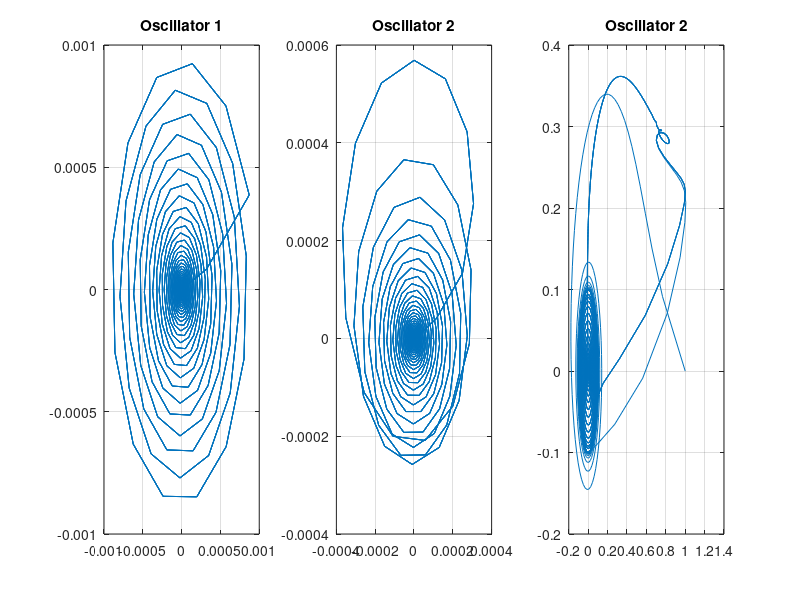
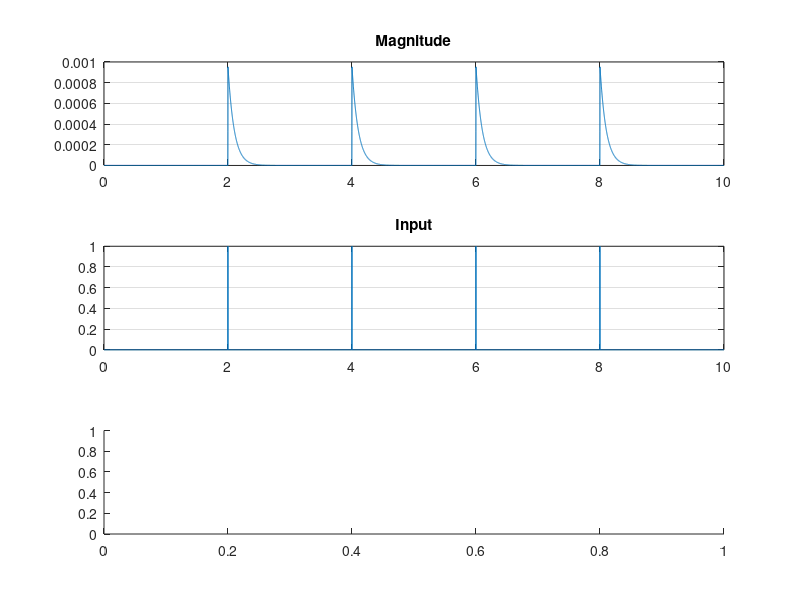

Write MATLAB code to recreate these figures, in order. (Note: this script raises an error after producing the figures.)
% implementation of the 3rd version of the model
% two layers, first layer at beta frequency, 2nd layer at high-gamma. 
% the output (2nd layer activity) shows gamma bursts and beta ERD

clear all;close all;clc;

% parameters of the gamma oscillator
z01 = 0;
alpha1 = -10;
beta1 = 0;
beta2 = 0;
epsilon1 = 20;
f1 = 80;

% parameters of the modulating oscillator
z02 = 0.0001;
alpha2 = -100;
beta12 = 0;
beta22 = 0;
epsilon2 = 1;
f2 = 0.5;

% parameters of the beta oscillator
z03 = 1;
alpha3 = 5;
beta13 = -500;
beta23 = 0;
epsilon3 = 1;
f3 = 20;

% parameters for time
fs = 1000;
dur = 10; % in seconds
T = 1/fs;
time = 0:T:dur;

ntime = length(time);

% initialize empty arrays
t_out = zeros(size(time));
z_out_1 = zeros(size(time));
z_out_2 = zeros(size(time));
z_out_3 = zeros(size(time));

% initialization values
t_out(1) = time(1);
z_out_1(1) = z01;
z_out_2(1) = z02;
z_out_3(1) = z03;

% coupling parameters
c12 = 200;
c23 = 1000000; % dopamine level

% add an input
input = zeros(size(time));
ntaps = 4;
for i=1:ntaps
    input(fs*2*i) = 1;%hann(100+1);
end

for i=1:ntime-1
    
    %%% first layer %%%
    
    k1 = z_out_1(i)*(alpha1 + 1i*2*pi*f1 + beta1*abs(z_out_1(i))^2 + ...
        ((epsilon1*beta2*abs(z_out_1(i)))^4)/(1-epsilon1*abs(z_out_1(i))^2)) + input(i);
    
    z1 = z_out_1(i)+(T/2)*k1;
    
    k2 = z1*(alpha1 + 1i*2*pi*f1 + beta1*abs(z1)^2 + ...
        ((epsilon1*beta2*abs(z1))^4)/(1-epsilon1*abs(z1)^2)) + (input(i) + input(i+1))/2;
    
    z2 = z_out_1(i)+(T/2)*k2;
    
    k3 = z2*(alpha1 + 1i*2*pi*f1 + beta1*abs(z2)^2 + ...
        ((epsilon1*beta2*abs(z2))^4)/(1-epsilon1*abs(z2)^2)) + (input(i) + input(i+1))/2;
    
    z3 = z_out_1(i)+T*k3;
    
    k4 = z3*(alpha1 + 1i*2*pi*f1 + beta1*abs(z3)^2 + ...
        ((epsilon1*beta2*abs(z3))^4)/(1-epsilon1*abs(z3)^2)) + (input(i));
    
    z_out_1(i+1) = z_out_1(i) + (1/6)*T*(k1+(2*k2)+(2*k3)+k4);
    
    %%% second layer %%%
    
    k1 = z_out_2(i)*(alpha2 + 1i*2*pi*f2 + beta12*abs(z_out_2(i))^2 + ...
        ((epsilon2*beta22*abs(z_out_2(i)))^4)/(1-epsilon2*abs(z_out_2(i))^2)) + c12*(z_out_1(i));
    
    z1 = z_out_2(i)+(T/2)*k1;
    
    k2 = z1*(alpha2 + 1i*2*pi*f2 + beta12*abs(z1)^2 + ...
        ((epsilon2*beta22*abs(z1))^4)/(1-epsilon2*abs(z1)^2)) + c12*(z_out_1(i) + z_out_1(i+1))/2;
    
    z2 = z_out_2(i)+(T/2)*k2;
    
    k3 = z2*(alpha2 + 1i*2*pi*f2 + beta12*abs(z2)^2 + ...
        ((epsilon2*beta22*abs(z2))^4)/(1-epsilon2*abs(z2)^2)) + c12*(z_out_1(i) + z_out_1(i+1))/2;
    
    z3 = z_out_2(i)+T*k3;
    
    k4 = z3*(alpha2 + 1i*2*pi*f2 + beta12*abs(z3)^2 + ...
        ((epsilon2*beta22*abs(z3))^4)/(1-epsilon2*abs(z3)^2)) + c12*(z_out_1(i));
    
    z_out_2(i+1) = z_out_2(i) + (1/6)*T*(k1+(2*k2)+(2*k3)+k4); 
    
	%%% third layer %%%
    
    k1 = z_out_3(i)*(alpha3 + 1i*2*pi*20 + beta13*abs(z_out_3(i))^2 + ...
        ((epsilon1*beta23*abs(z_out_3(i)))^4)/(1-epsilon1*abs(z_out_3(i))^2)) + c23*abs(z_out_2(i));
    
    z1 = z_out_3(i)+(T/2)*k1;
    
    k2 = z1*(alpha3 + 1i*2*pi*20 + beta13*abs(z1)^2 + ...
        ((epsilon1*beta23*abs(z1))^4)/(1-epsilon1*abs(z1)^2)) + c23*abs(z_out_2(i) + z_out_2(i+1))/2;
    
    z2 = z_out_3(i)+(T/2)*k2;
    
    k3 = z2*(alpha3 + 1i*2*pi*20 + beta13*abs(z2)^2 + ...
        ((epsilon1*beta23*abs(z2))^4)/(1-epsilon1*abs(z2)^2)) + c23*abs(z_out_2(i) + z_out_2(i+1))/2;
    
    z3 = z_out_3(i)+T*k3;
    
    k4 = z3*(alpha3 + 1i*2*pi*20 + beta13*abs(z3)^2 + ...
        ((epsilon1*beta23*abs(z3))^4)/(1-epsilon1*abs(z3)^2)) + c23*abs(z_out_2(i));
    
    z_out_3(i+1) = z_out_3(i) + (1/6)*T*(k1+(2*k2)+(2*k3)+k4);
    
    t_out(i+1) = t_out(i) + T;
    
end

figure(1)
axis square
subplot(1,3,1)
plot((z_out_1));
title('Oscillator 1')
grid on
subplot(1,3,2)
plot((z_out_2));
grid on
title('Oscillator 2')
subplot(1,3,3)
plot((z_out_3));
grid on
title('Oscillator 2')

figure(2)
subplot(3,1,1)
plot(time,abs(z_out_1))
grid on
title('Magnitude')
subplot(3,1,2)
plot(time,input)
grid on
title('Input')
subplot(3,1,3)
spectrogram(z_out_1,kaiser(256,5),220,20000,fs,'yaxis')
title('Spectrum')
ylim([0 100])
xlabel('time(s)')

figure(3)
subplot(3,1,1)
% plot3(time,real(z_out_2),imag(z_out_2))
plot(abs(z_out_2))
axis tight
grid on
title('Magnitude')
subplot(3,1,2)
plot(time,real(z_out_1))
grid on
title('Input')
subplot(3,1,3)
spectrogram(z_out_2,kaiser(256,5),220,20000,fs,'yaxis')
title('Spectrum')
ylim([0 100])
xlabel('time(s)')

figure(4)
subplot(3,1,1)
% plot3(time,real(z_out_2),imag(z_out_2))
plot(abs(z_out_3))
axis tight
grid on
title('Magnitude')
subplot(3,1,2)
plot(time,abs(z_out_2))
grid on
title('Input')
subplot(3,1,3)
spectrogram(z_out_3,kaiser(256,5),220,20000,fs,'yaxis')
title('Spectrum')
ylim([0 100])
xlabel('time(s)')

figure(5)
subplot(4,1,1)
spectrogram(z_out_3,kaiser(256,5),220,20000,fs,'yaxis')
title('Spectrum Beta Oscillator')
ylim([0 100])
xlabel('Time(s)')
subplot(4,1,2)
spectrogram(z_out_2,kaiser(256,5),220,20000,fs,'yaxis')
title('Spectrum slow Modulator')
ylim([0 100])
xlabel('time(s)')
subplot(4,1,3)
spectrogram(z_out_1,kaiser(256,5),220,20000,fs,'yaxis')
title('Spectrum slow Modulator')
ylim([0 100])
xlabel('time(s)')
subplot(4,1,4)
plot(time,input)
grid on
title('Input')

figure(6)
spectrogram(z_out_2+z_out_3,kaiser(256,5),220,20000,fs,'yaxis')
title('Spectrum of the System')
ylim([0 100])
xlabel('time(s)')
